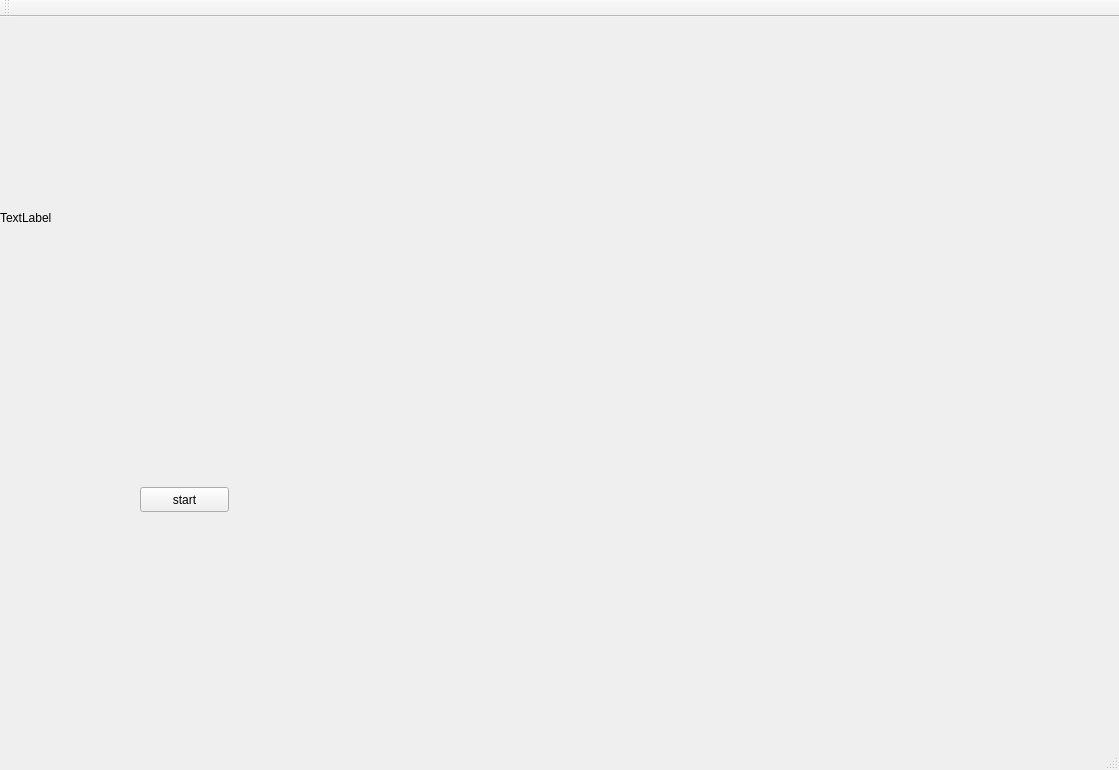
<?xml version="1.0" encoding="UTF-8"?>
<ui version="4.0">
 <class>MainWindow</class>
 <widget class="QMainWindow" name="MainWindow">
  <property name="geometry">
   <rect>
    <x>0</x>
    <y>0</y>
    <width>1119</width>
    <height>770</height>
   </rect>
  </property>
  <property name="windowTitle">
   <string>MainWindow</string>
  </property>
  <widget class="QWidget" name="centralWidget">
   <widget class="QLabel" name="label1">
    <property name="geometry">
     <rect>
      <x>0</x>
      <y>0</y>
      <width>441</width>
      <height>401</height>
     </rect>
    </property>
    <property name="text">
     <string>TextLabel</string>
    </property>
   </widget>
   <widget class="QPushButton" name="button1">
    <property name="geometry">
     <rect>
      <x>140</x>
      <y>470</y>
      <width>89</width>
      <height>25</height>
     </rect>
    </property>
    <property name="text">
     <string>start</string>
    </property>
   </widget>
  </widget>
  <widget class="QMenuBar" name="menuBar">
   <property name="geometry">
    <rect>
     <x>0</x>
     <y>0</y>
     <width>1119</width>
     <height>22</height>
    </rect>
   </property>
  </widget>
  <widget class="QToolBar" name="mainToolBar">
   <attribute name="toolBarArea">
    <enum>TopToolBarArea</enum>
   </attribute>
   <attribute name="toolBarBreak">
    <bool>false</bool>
   </attribute>
  </widget>
  <widget class="QStatusBar" name="statusBar"/>
 </widget>
 <layoutdefault spacing="6" margin="11"/>
 <resources/>
 <connections/>
</ui>
